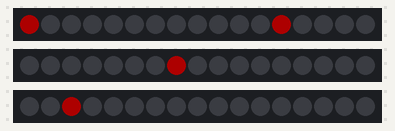
The sketch below on a simulated Arduino Uno, built with avr-gcc and run on an emulated ATmega328P. Shown: 3 × 17 RGB LEDs in strip order, left to right. Dim RGB values are drawn brighter than linear.

Above: at 0.01 s.
At 4.75 s:
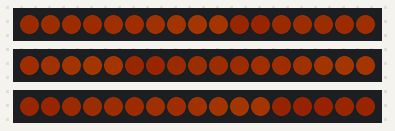
At 9.62 s:
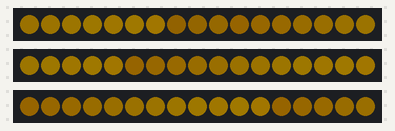
At 19.24 s:
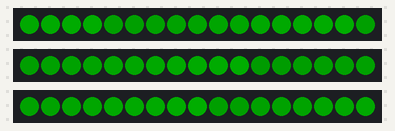
At 28.86 s:
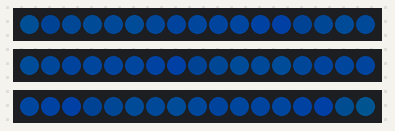
At 38.5 s:
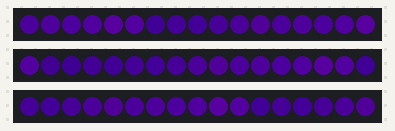

The sketch:

spinning_trail.ino
```cpp
#include <FastLED.h>

#define LEDS_PER_STRIP 17
#define NUM_STRIPS     3
#define NUM_LEDS       (LEDS_PER_STRIP * NUM_STRIPS)

#define STRIP_1_PIN    2
#define STRIP_2_PIN    3
#define STRIP_3_PIN    4

// --- CONFIGURATION ---
#define NUM_DOTS       4    // Set this to any number of dots you want
#define TRAIL_LENGTH   25
#define FADE_AMOUNT    (255 / TRAIL_LENGTH)
// ---------------------

CRGB leds[NUM_LEDS];
uint8_t gHue = 0;

void setup() {
  FastLED.addLeds<WS2812B, STRIP_1_PIN, GRB>(leds, 0, LEDS_PER_STRIP);
  FastLED.addLeds<WS2812B, STRIP_2_PIN, GRB>(leds, LEDS_PER_STRIP, LEDS_PER_STRIP);
  FastLED.addLeds<WS2812B, STRIP_3_PIN, GRB>(leds, 2 * LEDS_PER_STRIP, LEDS_PER_STRIP);

  FastLED.setBrightness(50);
  FastLED.clear();
}

void loop() {
  // Loop through the total number of LEDs to drive the animation forward
  for (int i = 0; i < NUM_LEDS; i++) {
    // Fade all existing trails down by a fraction
    fadeToBlackBy(leds, NUM_LEDS, FADE_AMOUNT);

    // Calculate and draw the position for each dot
    for (int d = 0; d < NUM_DOTS; d++) {
      // Space dots evenly across the total length of the strip
      int dotSpacing = NUM_LEDS / NUM_DOTS;
      int dotPosition = (i + (d * dotSpacing)) % NUM_LEDS;

      // Draw the dot using the identical hue
      leds[dotPosition] = CHSV(gHue, 255, 255);
    }

    FastLED.show();
    delay(40);

    if (i % 5 == 0) {
      gHue += 1;
    }
  }
}
```
